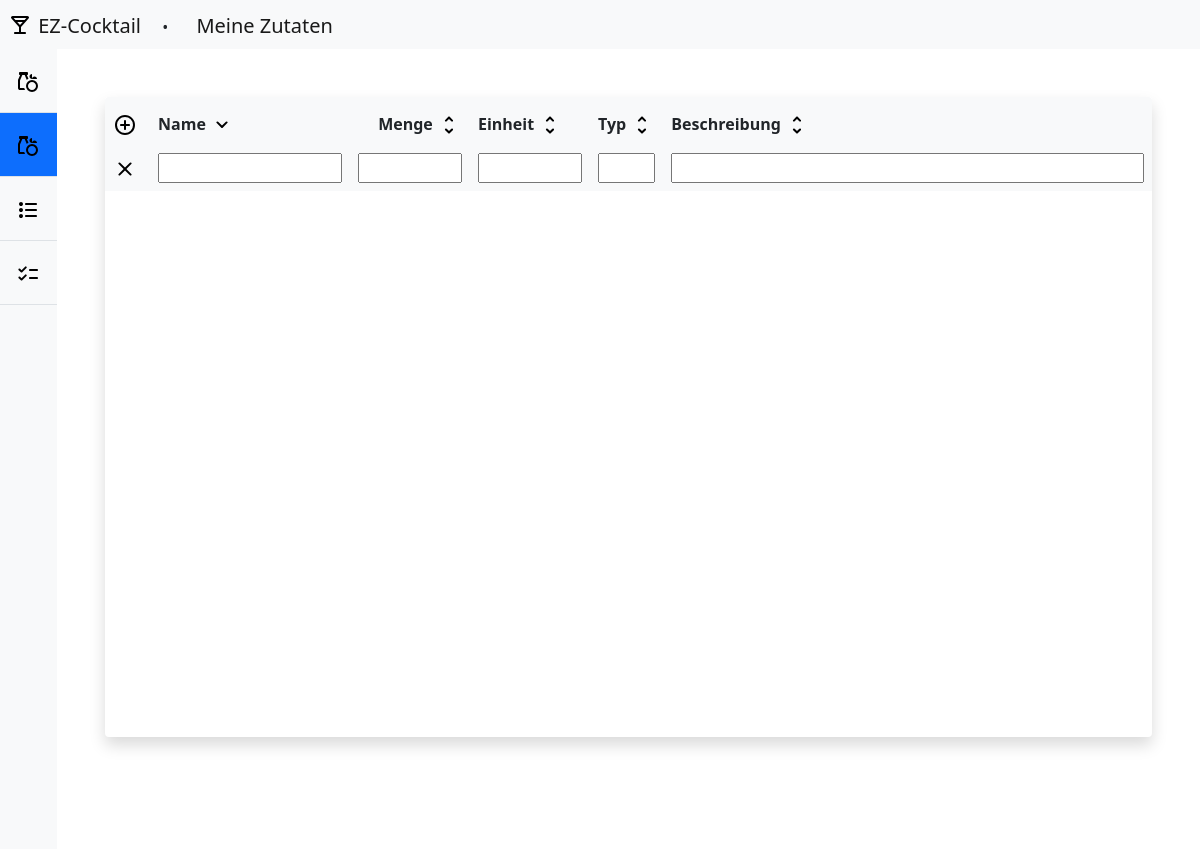
Before: /src/html/myIngredients.php with the older database file.
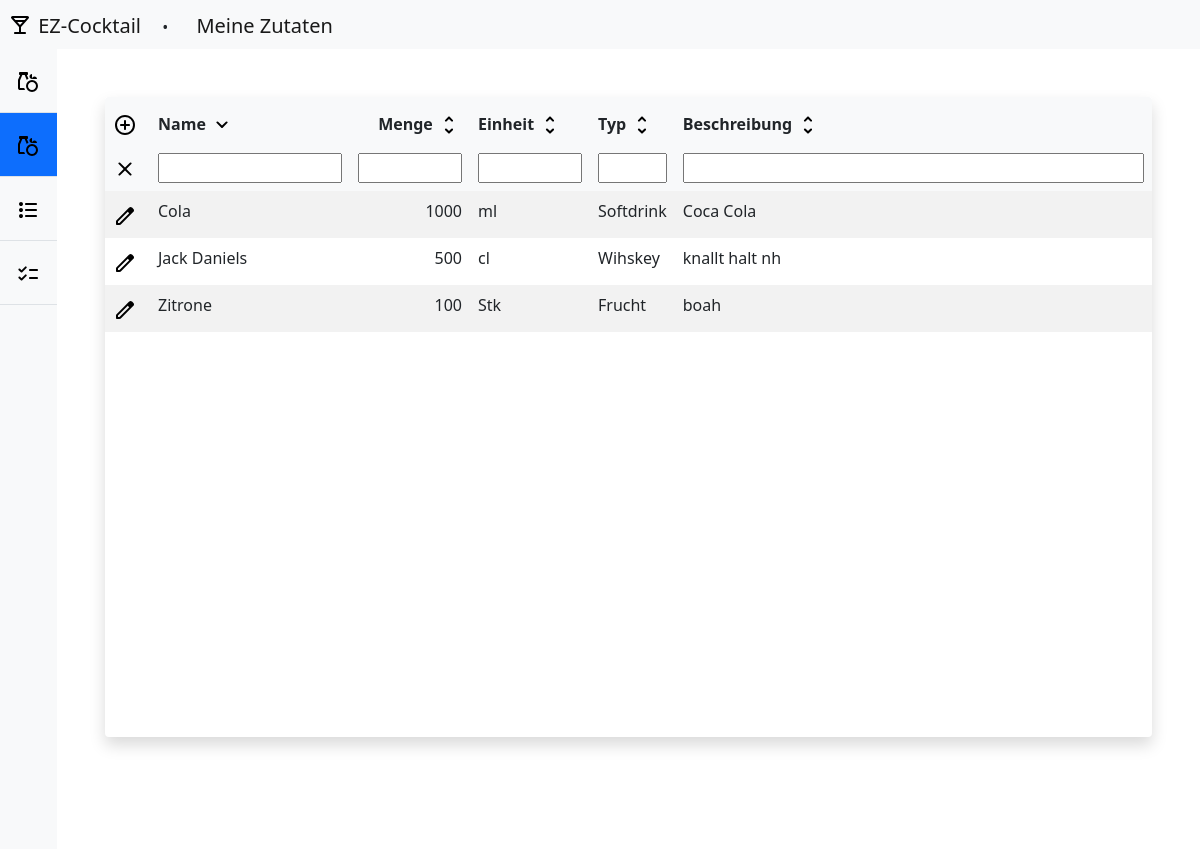
After: the same page with the newer database file.
### tables this page shows
CREATE TABLE `zutat` (
                         `id` int(11) NOT NULL,
                         `name` varchar(255) NOT NULL,
                         `beschreibung` varchar(255) NOT NULL,
                         `typId` int(11) NOT NULL,
                         `einheitId` int(11) NOT NULL
);

### src/php/DBConnector.php (called while the page is built, shortened)
<?php
include_once("Zutat/zutat.php");
class DBConnection
{
    private static string $servername = "localhost";
    private static string $dbname = "ez_cocktail";
    private static ?mysqli $connection = null;
    private static string $user = "root";
    private static string $password = "";
    public static function getConnection(): ?mysqli
    {
        if (self::$connection == null) {
            self::$connection = new mysqli(self::$servername, self::$user, self::$password, self::$dbname);
        }
        return self::$connection;
    }
    public static function readFiltertIngredient(bool $withNull = false,string $name = '',string $menge = '', string $einheit = '', string $typ = '', string $beschreibung= '', string $orderBy = 'name' , string $reihenfolge = 'asc'): array {
        $ingredients = [];
        $conn = self::getConnection();
        $nullString = $withNull ? "or menge is null" : "";
        $stmt = $conn->prepare(
            "SELECT * FROM `zutatgesamt`
             WHERE name LIKE CONCAT('%',?,'%')
             AND (menge LIKE CONCAT('%',?,'%') ". $nullString." )
             AND `einheit` LIKE CONCAT('%',?,'%')
             AND typ LIKE CONCAT('%',?,'%')
             AND beschreibung LIKE CONCAT('%',?,'%')
             ORDER BY ". $orderBy." ". $reihenfolge.";"
        );
        $stmt->bind_param('sssss', $name, $menge, $einheit, $typ, $beschreibung);
        $stmt->execute();
        $result = $stmt->get_result();
        if ($result->num_rows > 0) {
            while ($row = $result->fetch_assoc()) {
                $ingredients[] = new Ingredient($row["id"], $row["name"], $row["beschreibung"], array_key_exists('menge', $row) ? $row["menge"] ?? 0 : 0, $row["typ"], $row["einheit"], $row["einheitlang"]);
            }
        }
        return $ingredients;
    }
}

### src/php/Zutat/zutat.php (called while the page is built, shortened)
<?php
class Ingredient
{
    private string $id;
    private string $name;
    private string $description;
    private string $quantity;
    private string $type;
    private string $unit;
    public function __construct($id, $name, $description, $quantity, $type, $unit ,$longUnit)
    {
        $this->id = $id;
        $this->name = $name;
        $this->description = $description;
        $this->quantity = $quantity;
        $this->type = $type;
        $this->unit = $unit;
    }
    public function getId(): string
    {
        return $this->id;
    }
    public function getName(): string
    {
        return $this->name;
    }
    public function getDescription(): string
    {
        return $this->description;
    }
    public function getQuantity(): string
    {
        return $this->quantity;
    }
    public function getType(): string
    {
        return $this->type;
    }
    public function getUnit(): string
    {
        return $this->unit;
    }
}

### src/html/myIngredients.php (the view, shortened to what the changed rows need)
<?php
include_once("../php/DBConnector.php");
$filterName= ''; $filterMenge= ''; $filterEinheit= ''; $filterTyp= ''; $filterBeschreibung = '';
$sort = $_REQUEST['sort'] ?? ['sort' => 'name', 'order' => 'asc'];
$sortName = $sort['sort'] != "" ? $sort['sort']: "name"  ;
$sortOrder = $sort['order'] != "" ? $sort['order']: "desc";
$Ingredients = DBConnection::readFiltertIngredient( false , $filterName, $filterMenge, $filterEinheit, $filterTyp, $filterBeschreibung, $sortName, $sortOrder);
?>
<!doctype html>
<html lang="de">
  <head>
    <link href="../Bootstrap/css/bootstrap.min.css" rel="stylesheet">
    <link href="../icons/icons.css" rel="stylesheet">
    <link href="../css/table.css" rel="stylesheet">
    <link href="../css/index.css" rel="stylesheet">
    <link href="../css/topBar.css" rel="stylesheet">
    <link href="../css/ezCockTail.css" rel="stylesheet">
  </head>
  <body>
    <div class="main">
          <div class="table-container w-100 m-5 shadow rounded">
            <table class="table bg-body table-striped">
                <form action="?" autocomplete="off" id="main-table" method="get">
                    <thead class="bg-light sticky-top top-0">
                    <tr>
                        <th scope="col"><span class="icon icon-add_circle" title="Eintrag hinzufügen" id="addIngredient" data-bs-toggle="modal" data-bs-target="#ingredientModal"></span></th>
                        <th scope="col" class="table-name">
                            <span>Name</span>
                            <span class="icon
                                  <?php if ($sort['sort'] == 'name') {
                                            if ($sort['order'] == 'asc') {
                                                echo 'icon-expand_more';
                                            } else {
                                                echo 'icon-expand_less';
                                            }
                                        } else {
                                            echo 'icon-unfold_more';
                                        }
                                    ?>
                                  sort-submit"
                                  data-sort="name"
                                  data-order="<?php if($sort['sort'] == 'name') {
                                                    if ($sort['order'] == 'asc') {
                                                        echo 'desc';
                                                    } else {
                                                        echo "asc";
                                                    }
                                  }else  {
                                      echo 'desc';
                                  } ?>">
                            </span>
                        </th>
                        <th scope="col" class="table-amount">
                            <span>Menge</span>
                            <span class="icon
                                  <?php if ($sort['sort'] == 'menge') {
                                        if ($sort['order'] == 'asc') {
                                            echo 'icon-expand_more';
                                        } else {
                                            echo 'icon-expand_less';
                                        }
                                    } else {
                                        echo 'icon-unfold_more';
                                    }
                                    ?>
                                  sort-submit"
                                  data-sort="menge"
                                  data-order="<?php if($sort['sort'] == 'menge') {
                                      if ($sort['order'] == 'asc') {
                                          echo 'desc';
                                      } else {
                                          echo "asc";
                                      }
                                  }else  {
                                      echo 'desc';
                                  } ?>">
                            </span>
                        </th>
                        <th scope="col" class="table-unit">
                            <span>Einheit</span>
                            <span class="icon
                                  <?php if ($sort['sort'] == 'einheit') {
                                            if ($sort['order'] == 'asc') {
                                                echo 'icon-expand_more';
                                            } else {
                                                echo 'icon-expand_less';
                                            }
                                        } else {
                                            echo 'icon-unfold_more';
                                        }
                                        ?>
                                  sort-submit"
                                  data-sort="einheit"
                                  data-order="<?php if($sort['sort'] == 'einheit') {
                                                    if ($sort['order'] == 'asc') {
                                                        echo 'desc';
                                                    } else {
                                                        echo "asc";
                                                    }
                                                }else  {
                                      echo 'desc';
                                  } ?>">
                            </span>
                        </th>
                        <th scope="col" class="table-type">
                            <span>Typ</span>
                            <span class="icon
                                  <?php if ($sort['sort'] == 'typ') {
                                        if ($sort['order'] == 'asc') {
                                            echo 'icon-expand_more';
                                        } else {
                                            echo 'icon-expand_less';
                                        }
                                    } else {
                                        echo 'icon-unfold_more';
                                    }
                                    ?>
                                  sort-submit"
                                  data-sort="typ"
                                  data-order="<?php if($sort['sort'] == 'typ') {
                                                    if ($sort['order'] == 'asc') {
                                                        echo 'desc';
                                                    } else {
                                                        echo "asc";
                                                    }
                                              }else  {
                                      echo 'desc';
                                  }?>">
                            </span>
                        </th>
                        <th scope="col" class="table-final-col">
                            <span>Beschreibung</span>
                            <span class="icon
                                  <?php if ($sort['sort'] == 'beschreibung') {
                                            if ($sort['order'] == 'asc') {
                                                echo 'icon-expand_more';
                                            } else {
                                                echo 'icon-expand_less';
                                            }
                                        } else {
                                            echo 'icon-unfold_more';
                                        }
                                        ?>
                                  sort-submit"
                                  data-sort="beschreibung"
                                  data-order="<?php if($sort['sort'] == 'beschreibung') {
                                                    if ($sort['order'] == 'asc') {
                                                        echo 'desc';
                                                    } else {
                                                        echo "asc";
                                                    }
                                              }else  {
                                      echo 'desc';
                                  }?>">
                            </span>
                        </th>
                    </tr>
                    <tr>
                        <th scope="col" class="table-icon">
                            <a href="index.php"><span class="icon icon-close top-1" title="Filter entfernen"></span></a>
                        </th>
                        <th scope="col" class="table-name"><input type="text" name="filter[Name]" value="<?php echo $filterName; ?>"></th>
                        <th scope="col" class="table-amount"><input type="text" name="filter[Menge]" value="<?php echo $filterMenge; ?>"></th>
                        <th scope="col" class="table-unit"><input type="text" name="filter[Einheit]" value="<?php echo $filterEinheit; ?>"></th>
                        <th scope="col" class="table-type"><input type="text" name="filter[Typ]" value="<?php echo $filterTyp; ?>"></th>
                        <th scope="col" class="table-final-col"><input type="text" name="filter[Beschreibung]" value="<?php echo $filterBeschreibung; ?>"></th>
                    </tr>
                    </thead>
                </form>
                <tbody>
                <?php
                foreach($Ingredients as $ingredient)
                {?>
                    <tr>
                        <td class="table-icon" title="Eintrag bearbeiten"><span class="icon icon-edit editIngredient" data-bs-toggle="modal" data-bs-target="#ingredientModal" data-id='<?php echo $ingredient->getId(); ?>'></span></td>
                        <td class="table-name" title="<?php echo $ingredient->getName(); ?>"><span><?php echo $ingredient->getName(); ?></span></td>
                        <td class="table-amount" title="<?php echo $ingredient->getQuantity(); ?>"><span><?php echo $ingredient->getQuantity(); ?></span></td>
                        <td class="table-unit" title="<?php echo $ingredient->getUnit(); ?>"><span><?php echo $ingredient->getUnit(); ?></span></td>
                        <td class="table-type" title="<?php echo $ingredient->getType(); ?>"><span><?php echo $ingredient->getType(); ?></span></td>
                        <td class="table-description" title="<?php echo $ingredient->getDescription(); ?>"><span><?php echo $ingredient->getDescription(); ?></span></td>
                    </tr>
                    <?php
                }
                ?>
                </tbody>
              </table>
        </div>
    </div>
   </body>
</html>

Changed rows visible on the page:
added zutat: name "Cola", Quantity "1000", Unit "ml", Type "Softdrink", beschreibung "Coca Cola"
now on this page (row edited): zutat: name "Jack Daniels", Quantity "500", Unit "cl", Type "Wihskey", beschreibung "knallt halt nh"
now on this page (row edited): zutat: name "Zitrone", Quantity "100", Unit "Stk", Type "Frucht", beschreibung "boah"
